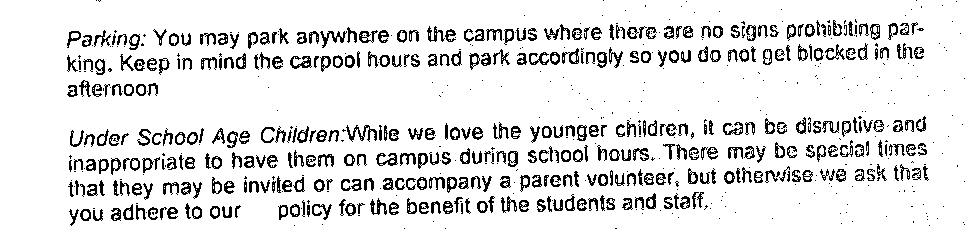
#> input picture adt.png, 965 x 229 px, given in place of sample01.png, which was not available
$ jupyter execute OCR.ipynb
#> lines starting #> are read from the running program, lines starting #| are printed output that depends on the picture; after the words box and inside, x2 and y2 are one past the last pixel; in counts of white or black regions, pixels touching at a corner belong together; long printed decimals are rounded; pictures that were not available may be replaced by others from this repository, and a replacement may not be noted
[cell 1]
import cv2
import numpy as np
import pytesseract
import tempfile
import pytesseract
import jellyfish
from PIL import Image
from matplotlib import pyplot as plt
from difflib import SequenceMatcher

[cell 2]
# constants and original text
ori = "Parking: You may park anywhere on the campus where there are no signs of prohibiting par-\nking. Keep in mind the carpool hours and park accordingly so you do not get blocked in the\nafternoon\n\nUnder School Age Children:While we love the younger children, it can be disruptive and \ninappropriate to have them on campus during school hours. There may be special times\nthat they may be invited or can accompany a parent volunteer, but other wise we ask that\nyou adhere to our    policy for the benefit of the students and staff."
print(ori)

[cell 3]
# resize the image to 300 dpi
def set_image_dpi(path, filename, dpi=(300, 300)):
#> called with path = 'sample01.png', filename = 'resized.png', dpi = (300, 300)
    img = Image.open(path)
#> img is the input picture: PIL image 965x229 L; 88.2% white; black in thin lines or dots
    img.save(filename, dpi=(300, 300))

[cell 4]
# get grayscale image
def get_grayscale(img):
    return cv2.cvtColor(img, cv2.COLOR_BGR2GRAY)

[cell 5]
# implementing accuracy
def similar(a, b):
    return SequenceMatcher(None, a, b).ratio()

[cell 6]
def canny(image):
    return cv2.Canny(image, 100, 200)

[cell 7]
def compute_accuracy(img):
    result = pytesseract.image_to_string(img)
    print("The converted string is: \n")
    print(result)
    acc = jellyfish.levenshtein_distance(ori, result)
    print(acc)
    return acc

[cell 8]
# This section contains all helper functions
# Calculate skew angle of an image
def get_skew_angle(cvImage):
    # Prep image, copy, convert to gray scale, blur, and threshold
    newImage = cvImage.copy()
    blur = cv2.GaussianBlur(newImage, (9, 9), 0)
    thresh = cv2.threshold(blur, 0, 255, cv2.THRESH_BINARY_INV + cv2.THRESH_OTSU)[1]

    # Apply dilate to merge text into meaningful lines/paragraphs.
    # Use larger kernel on X axis to merge characters into single line, cancelling out any spaces.
    # But use smaller kernel on Y axis to separate between different blocks of text
    kernel = cv2.getStructuringElement(cv2.MORPH_RECT, (30, 5))
    dilate = cv2.dilate(thresh, kernel, iterations=5)

    # Find all contours
    contours, hierarchy = cv2.findContours(dilate, cv2.RETR_LIST, cv2.CHAIN_APPROX_SIMPLE)
    contours = sorted(contours, key = cv2.contourArea, reverse = True)

    # Find largest contour and surround in min area box
    largestContour = contours[0]
    minAreaRect = cv2.minAreaRect(largestContour)

    # Determine the angle. Convert it to the value that was originally used to obtain skewed image
    angle = minAreaRect[-1]
    if angle < -45:
        angle = 90 + angle
    return -1.0 * angle

[cell 9]
def rotate_image(cvImage, angle):
    newImage = cvImage.copy()
    (h, w) = newImage.shape[:2]
    center = (w // 2, h // 2)
    M = cv2.getRotationMatrix2D(center, angle, 1.0)
    newImage = cv2.warpAffine(newImage, M, (w, h), flags=cv2.INTER_CUBIC, borderMode=cv2.BORDER_REPLICATE)
    return newImage

[cell 10]
# read and resize image to 300 dpi, the new file name is resized
set_image_dpi('sample01.png', 'resized.png')
img = cv2.imread('resized.png')
#> img: shape (229, 965, 3); 88.2% white; black in thin lines or dots
compute_accuracy(img)
#> (the call stopped at in compute_accuracy, `result = pytesseract.image_to_string(img)`: pytesseract is not available in this run)
# get greyscale of image
img = get_grayscale(img)
cv2.imwrite('greyscale.png', img)
compute_accuracy(img)
#> (the call stopped at in compute_accuracy, `result = pytesseract.image_to_string(img)`: pytesseract is not available in this run)
# apply median blur to the image
img = cv2.medianBlur(img,3)
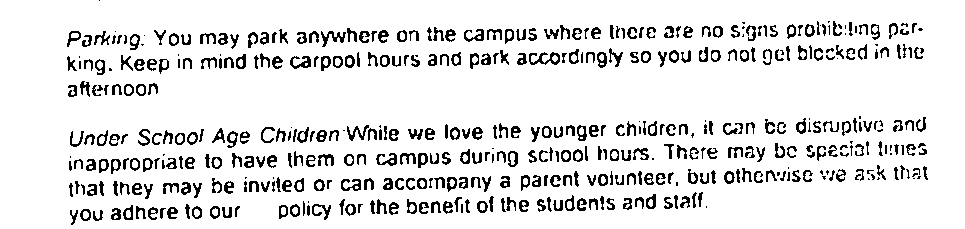
#> img: shape (229, 965); 89.1% white; black in thin lines or dots, all inside (x1, y1, x2, y2) = (67, 0, 928, 225)
cv2.imwrite('median_blur.png', img)
compute_accuracy(img)
#> (the call stopped at in compute_accuracy, `result = pytesseract.image_to_string(img)`: pytesseract is not available in this run)

[cell 11]
'''
# Grid Search to find optimal pair of params
kernel_size = [3, 5, 7, 9, 11]
constants = [0, 1, 2, 3, 4, 5, 6, 7, 8, 9, 10]
for kernel in kernel_size:
    for constant in constants:
        temp = img.copy()
        temp = cv2.adaptiveThreshold(img, 255, cv2.ADAPTIVE_THRESH_GAUSSIAN_C, cv2.THRESH_BINARY, kernel, constant)
        print('Accuracy with kernel size ' + str(kernel) + ' constant ' + str(constant))
        compute_accuracy(temp)
'''

[cell 12]
# optimal params of (7,4)
img = cv2.adaptiveThreshold(img, 255, cv2.ADAPTIVE_THRESH_GAUSSIAN_C, cv2.THRESH_BINARY, 7, 4)
cv2.imwrite('adaptive_7_4.png', img)
compute_accuracy(img)
#> (the call stopped at in compute_accuracy, `result = pytesseract.image_to_string(img)`: pytesseract is not available in this run)

[cell 13]
'''
# skipped after findingout openning reduce performance
# apply opening to the image
kernel = np.ones((3,3),np.uint8)
img = cv2.morphologyEx(img, cv2.MORPH_OPEN, kernel)
cv2.imwrite('opening.png', img)
compute_accuracy(img)'''

[cell 14]
angle = get_skew_angle(img)
#> in get_skew_angle, `blur = cv2.GaussianBlur(newImage, (9, 9), 0)`:
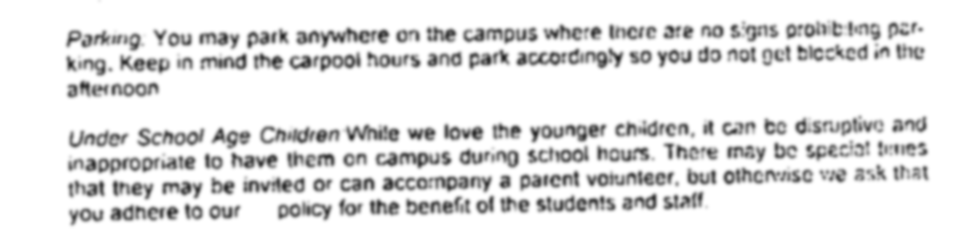
#> blur: shape (229, 965); min 39, max 255, mean 227.2
#> in get_skew_angle, `thresh = cv2.threshold(blur, 0, 255, cv2.THRESH_BINARY_INV + cv2.THRES..`:
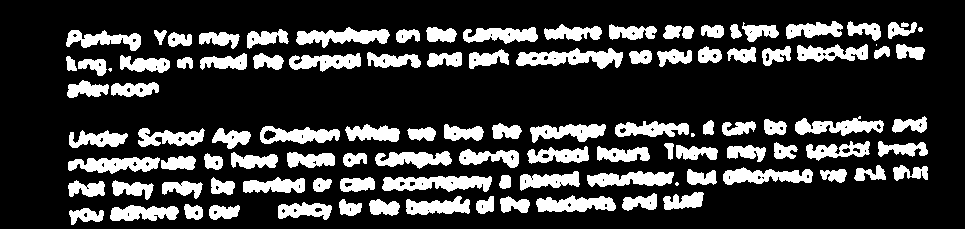
#> thresh: shape (229, 965); 22% white; 106 white regions (4 under 20 px), largest, box (x1, y1, x2, y2) and area: (516, 48, 623, 69) 1261, (382, 176, 492, 192) 1257, (296, 27, 390, 48) 1077
#> in get_skew_angle, `dilate = cv2.dilate(thresh, kernel, iterations=5)`:
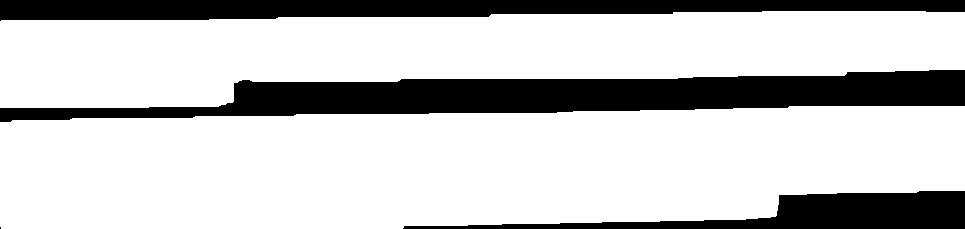
#> dilate: shape (229, 965); 77% white; 4 black regions (1 under 20 px)
#> in get_skew_angle, `contours, hierarchy = cv2.findContours(dilate, cv2.RETR_LIST, cv2.CHAI..`: contours = 2 contours; box (x1, y1, x2, y2) and area: (0, 106, 965, 229) 102188, (0, 11, 965, 108) 65962
#> in get_skew_angle, `largestContour = contours[0]`: largestContour = contour of 72 points, box (x1, y1, x2, y2) (0, 106, 965, 229), area 102188
#> in get_skew_angle, `minAreaRect = cv2.minAreaRect(largestContour)`: minAreaRect = ((482, 168.8), (965.8, 115.7), -0.93)
#> in get_skew_angle, `angle = minAreaRect[-1]`: angle = -0.93
#> angle = 0.93
print(angle)
#| 0.9297
img = rotate_image(img, -1.0 * angle)
#> in rotate_image, `newImage = cv2.warpAffine(newImage, M, (w, h), flags=cv2.INTER_CUBIC, ..`:
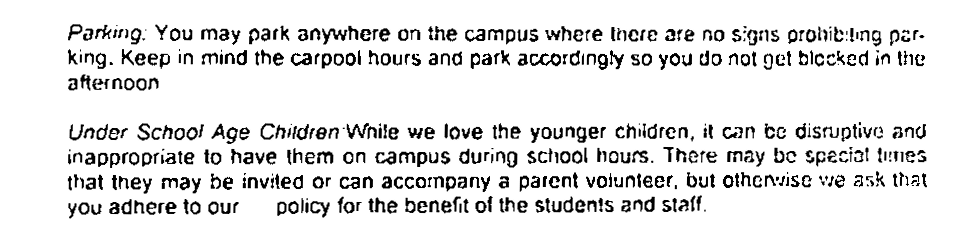
#> newImage: shape (229, 965); min 0, max 255, mean 227
cv2.imwrite('deskew.png', img)
compute_accuracy(img)
#> (the call stopped at in compute_accuracy, `result = pytesseract.image_to_string(img)`: pytesseract is not available in this run)

$ run again, on denoise.png
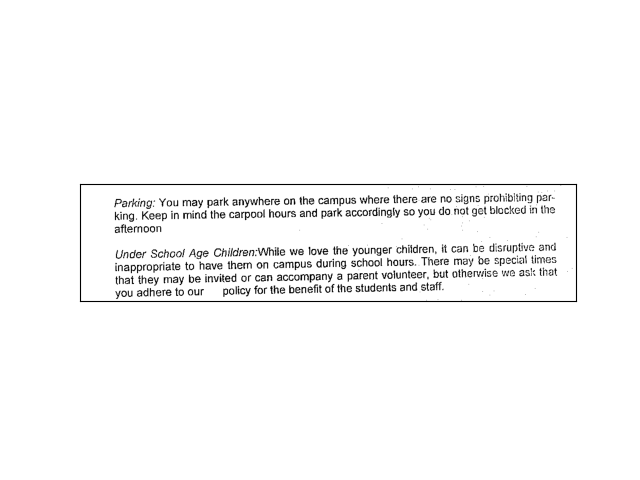
#> input picture denoise.png, 640 x 480 px, given in place of sample01.png, which was not available
#> in set_image_dpi, img is the input picture: PIL image 640x480 RGBA; mean R, G, B, A 247.9, 247.9, 247.9, 48.7
#> `img = cv2.adaptiveThreshold(img, 255, cv2.ADAPTIVE_THRESH_GAUSSIAN_C, ..`:
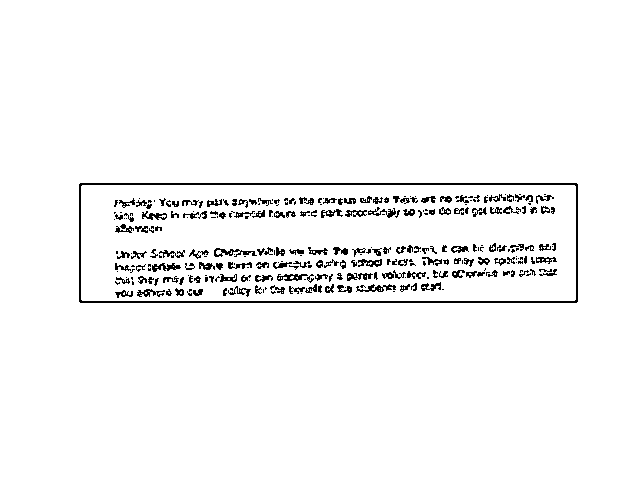
#> img: shape (480, 640); 96.4% white; black in thin lines or dots, all inside (x1, y1, x2, y2) = (79, 183, 578, 303)
#> thresh: shape (480, 640); 7.3% white; 74 white regions, largest, box (x1, y1, x2, y2) and area: (78, 182, 579, 304) 5071, (182, 209, 296, 220) 787, (320, 206, 401, 219) 640
#> in get_skew_angle, `dilate = cv2.dilate(thresh, kernel, iterations=5)`:
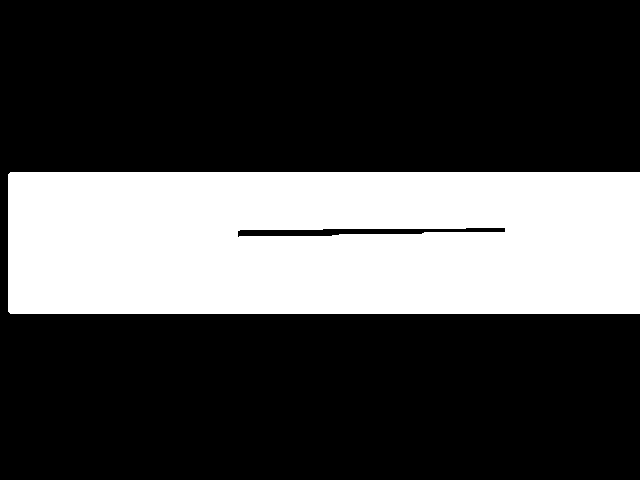
#> dilate: shape (480, 640); 28.8% white; 1 white region
#> contours = 2 contours; box (x1, y1, x2, y2) and area: (8, 172, 640, 314) 88967, (237, 227, 506, 238) 1590
#> largestContour = [[10, 172], [8, 174], [8, 311], [10, 313], [639, 313], [639, 172]]
#> minAreaRect = ((323.5, 242.5), (141, 631), -90)
#> in get_skew_angle, `angle = minAreaRect[-1]`: angle = -90
#> in get_skew_angle, `angle = 90 + angle`: angle = 0
#| -0.0
